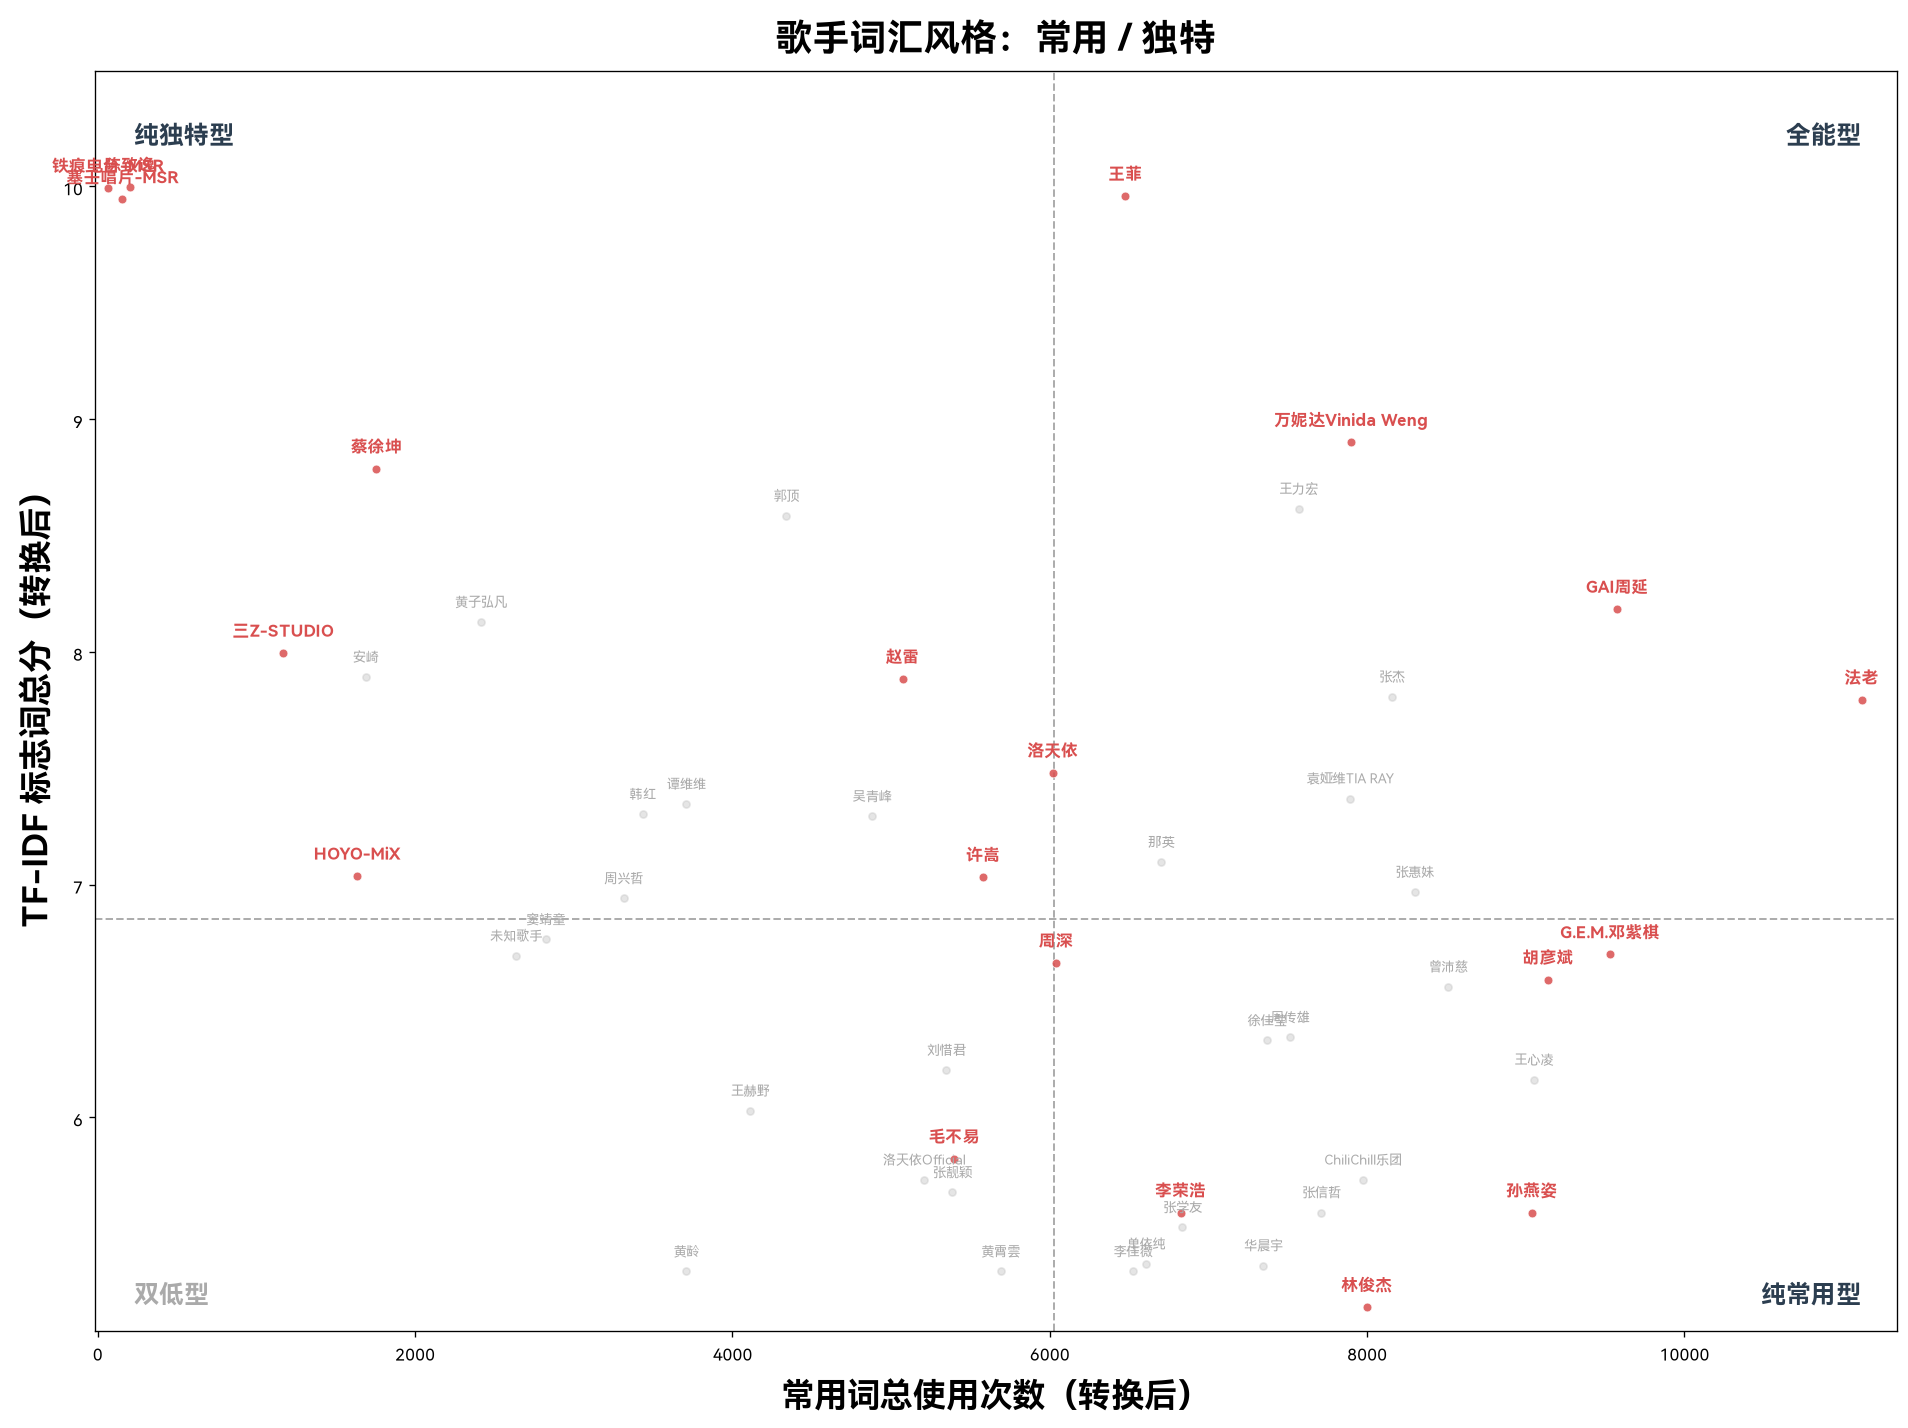

Write the Python code that produced this figure.
import re
import matplotlib.pyplot as plt
import numpy as np
from pathlib import Path

SOLUTION_DIR = Path(__file__).resolve().parent
LYRICS_DIR = SOLUTION_DIR.parent / "lyrics"

# 读取数据
common = {}
with open(LYRICS_DIR / "lyrics_singer.txt", "r", encoding="utf-8") as f:
    for line in f:
        m = re.search(r"(.+): (\d+) (\d+)", line)
        if m:
            name = m.group(1).strip()
            common[name] = (int(m.group(2)), int(m.group(3)))

special = {}
with open(SOLUTION_DIR / "special_singer.txt", "r", encoding="utf-8") as f:
    for line in f:
        m = re.match(r"^([^:]+): ([\d.]+)$", line)
        if m:
            special[m.group(1).strip()] = float(m.group(2))

shared = set(common.keys()) & set(special.keys())
print(f"共有 {len(shared)} 位歌手")

names, x_vals, y_vals, coverages = [], [], [], []

# 数据转换
def trans_y(x):
    return 10 * (1 - np.exp(-18 * x))

def trans_x(x):
    if (500 <= x <= 1750):
        return 500 * 4 + (x - 500) * 6
    elif (x > 1750):
        return 500 * 4 + (1750 - 500) * 6 + (x - 1750) * 2
    else:
        return x * 4


for name in shared:
    names.append(name)
    x_vals.append(trans_x(common[name][1]))
    y_vals.append(trans_y(special[name]))
    coverages.append(common[name][0])
x, y = np.array(x_vals), np.array(y_vals)
sizes = np.array(coverages)

# 高亮标注
highlight = [
    "法老", "GAI周延", "陈致逸", "王菲", "赵雷", "万妮达Vinida Weng",
    "蔡徐坤", "汪苏泷", "张震岳", "洛天依", "毛不易",
    "G.E.M.邓紫棋", "塞壬唱片-MSR", "HOYO-MiX", "三Z-STUDIO", "铁痕电台-MSR",
    "李荣浩", "孙燕姿", "胡彦斌", "林俊杰", "周深", "许嵩",
]

# 绘图
fig, ax = plt.subplots(figsize=(16, 12))
plt.rcParams['font.sans-serif'] = ['HarmonyOS Sans SC', 'Microsoft YaHei', 'SimHei']
plt.rcParams['axes.unicode_minus'] = False

# 分离高亮和非高亮
hx, hy, hnames = [], [], []
nx, ny, nnames = [], [], []
for i, name in enumerate(names):
    if name in highlight:
        hx.append(x[i])
        hy.append(y[i])
        hnames.append(name)
    else:
        nx.append(x[i])
        ny.append(y[i])
        nnames.append(name)

# 非高亮：灰色小点 + 灰色普通标签
ax.scatter(nx, ny, s=18, c='#cccccc', alpha=0.5, zorder=2)
for xv, yv, name in zip(nx, ny, nnames):
    ax.annotate(name, (xv, yv),
                textcoords="offset points", xytext=(0, 7),
                fontsize=8, fontweight='normal', color='#aaaaaa',
                ha='center', va='bottom', zorder=4)

# 高亮：彩色小点 + 上方名字
ax.scatter(hx, hy, s=28, c='#d94f4f', alpha=0.85,
           edgecolors='white', linewidth=0.5, zorder=3)
for xv, yv, name in zip(hx, hy, hnames):
    ax.annotate(name, (xv, yv),
                textcoords="offset points", xytext=(0, 7),
                fontsize=10, fontweight='bold', color='#d94f4f',
                ha='center', va='bottom', zorder=5)

# 象限分割线
x_med, y_med = np.median(x), np.median(y)
ax.axhline(y=y_med, color='#333', linewidth=1.2, linestyle='--', alpha=0.4, zorder=1)
ax.axvline(x=x_med, color='#333', linewidth=1.2, linestyle='--', alpha=0.4, zorder=1)

# 象限标签
xm = max(x) * 1.02
y_top = max(y) * 1.03
y_bot = min(y) * 0.97 + (max(y) - min(y)) * 0.03
ax.text(xm * 0.98, y_top, "全能型", ha='right', va='top',
        fontsize=15, fontweight='bold', color='#2c3e50')
ax.text(xm * 0.02, y_top, "纯独特型", ha='left', va='top',
        fontsize=15, fontweight='bold', color='#2c3e50')
ax.text(xm * 0.98, y_bot, "纯常用型", ha='right', va='bottom',
        fontsize=15, fontweight='bold', color='#2c3e50')
ax.text(xm * 0.02, y_bot, "双低型", ha='left', va='bottom',
        fontsize=15, fontweight='bold', color='#aaaaaa')

# 输出表格
ax.set_xlabel("常用词总使用次数（转换后）", fontsize=20, fontweight='bold')
ax.set_ylabel("TF-IDF 标志词总分（转换后）", fontsize=20, fontweight='bold')
ax.set_title("歌手词汇风格：常用 / 独特", fontsize=22, fontweight='bold', pad=12)
ax.set_xlim(-20, xm)
ax.set_ylim(min(y) * 0.98, max(y) * 1.05)
plt.tight_layout()
plt.savefig(SOLUTION_DIR / "quadrant_singer.png", dpi=120, bbox_inches='tight')
plt.close()
